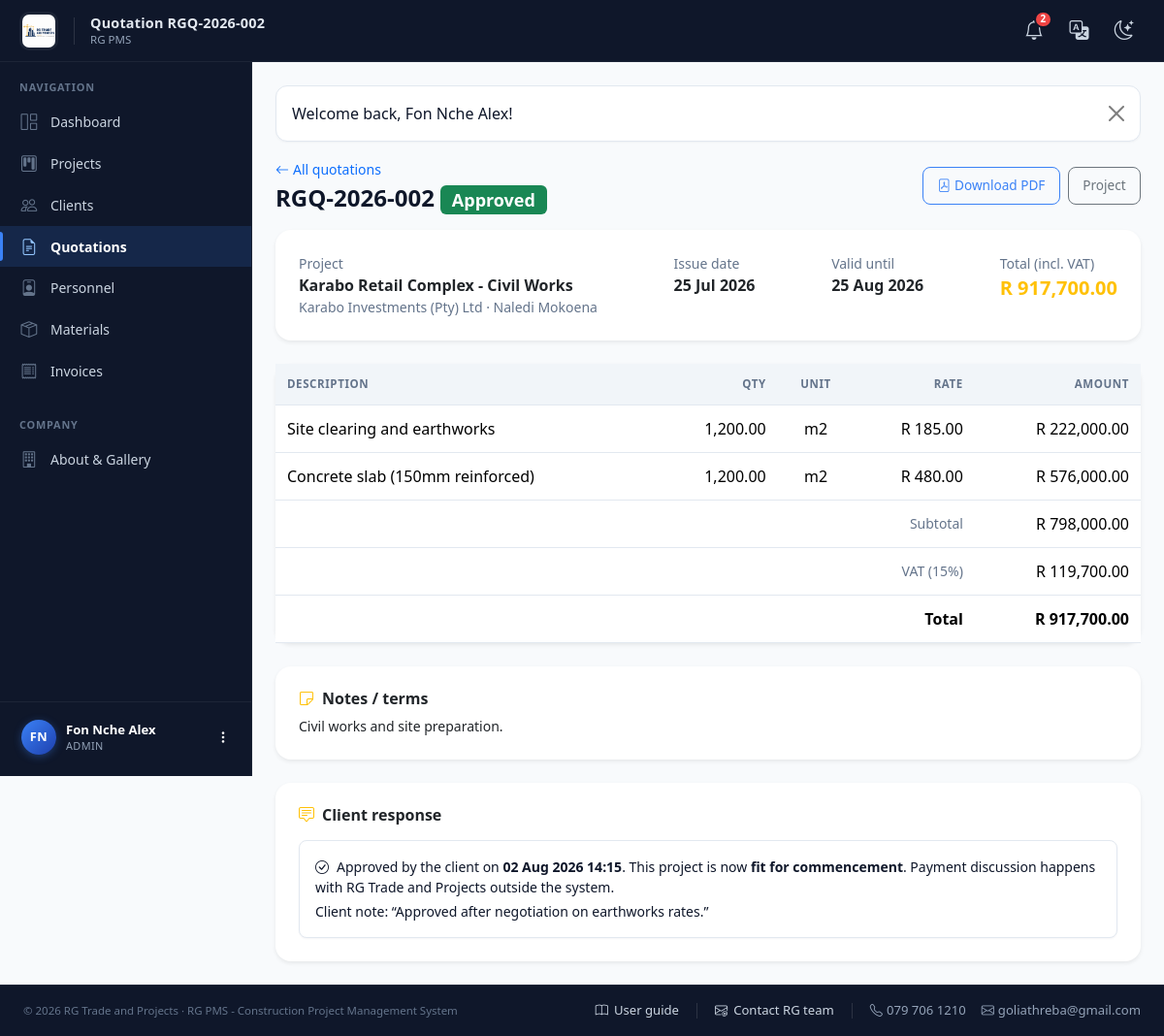
Page /admin/quotation_view.php?id=2 (signed in) on the committed database.
### tables this page shows
CREATE TABLE users (
  id            INT UNSIGNED NOT NULL AUTO_INCREMENT,
  role_id       TINYINT UNSIGNED NOT NULL,
  full_name     VARCHAR(120) NOT NULL,
  email         VARCHAR(160) NOT NULL UNIQUE,
  phone         VARCHAR(30)  NULL,
  password_hash VARCHAR(255) NOT NULL,
  is_active     TINYINT(1)   NOT NULL DEFAULT 1,
  created_at    DATETIME     NOT NULL DEFAULT CURRENT_TIMESTAMP,
  PRIMARY KEY (id),
  CONSTRAINT fk_users_role FOREIGN KEY (role_id) REFERENCES roles(id)
);

CREATE TABLE roles (
  id          TINYINT UNSIGNED NOT NULL AUTO_INCREMENT,
  name        VARCHAR(50)  NOT NULL UNIQUE,       
  description VARCHAR(255) NULL,
  PRIMARY KEY (id)
);

CREATE TABLE quotations (
  id                 INT UNSIGNED NOT NULL AUTO_INCREMENT,
  project_id         INT UNSIGNED NOT NULL,
  quotation_number   VARCHAR(40)  NOT NULL UNIQUE,
  issue_date         DATE         NOT NULL,
  valid_until        DATE         NULL,
  notes              TEXT         NULL,
  vat_rate           DECIMAL(5,2) NOT NULL DEFAULT 15.00,
  status             ENUM('draft','sent','approved','re_evaluation') NOT NULL DEFAULT 'draft',
  client_response_at DATETIME     NULL,
  client_response_note TEXT       NULL,
  created_by         INT UNSIGNED NULL,
  created_at         DATETIME     NOT NULL DEFAULT CURRENT_TIMESTAMP,
  PRIMARY KEY (id),
  CONSTRAINT fk_quotations_project FOREIGN KEY (project_id) REFERENCES projects(id),
  CONSTRAINT fk_quotations_createdby FOREIGN KEY (created_by) REFERENCES users(id) ON DELETE SET NULL
);

CREATE TABLE projects (
  id                    INT UNSIGNED NOT NULL AUTO_INCREMENT,
  client_id             INT UNSIGNED NOT NULL,
  project_manager_id    INT UNSIGNED NULL,         
  name                  VARCHAR(160) NOT NULL,
  build_type            VARCHAR(120) NULL,         
  square_meters         DECIMAL(10,2) NULL,
  location              VARCHAR(255) NULL,
  start_date            DATE NULL,
  target_deadline       DATE NULL,
  actual_completion_date DATE NULL,
  status                ENUM('not_yet_commenced','in_progress','delayed','completed') NOT NULL DEFAULT 'not_yet_commenced',
  progress_percent      DECIMAL(5,2) NOT NULL DEFAULT 0,
  budget                DECIMAL(14,2) NOT NULL DEFAULT 0,
  description           TEXT NULL,
  created_at            DATETIME NOT NULL DEFAULT CURRENT_TIMESTAMP,
  PRIMARY KEY (id),
  CONSTRAINT fk_projects_client FOREIGN KEY (client_id) REFERENCES clients(id),
  CONSTRAINT fk_projects_pm FOREIGN KEY (project_manager_id) REFERENCES users(id) ON DELETE SET NULL
);

CREATE TABLE clients (
  id             INT UNSIGNED NOT NULL AUTO_INCREMENT,
  user_id        INT UNSIGNED NULL,                
  company_name   VARCHAR(160) NOT NULL,
  contact_person VARCHAR(120) NOT NULL,
  phone          VARCHAR(30)  NULL,
  email          VARCHAR(160) NULL,
  address        VARCHAR(255) NULL,
  created_at     DATETIME     NOT NULL DEFAULT CURRENT_TIMESTAMP,
  PRIMARY KEY (id),
  CONSTRAINT fk_clients_user FOREIGN KEY (user_id) REFERENCES users(id) ON DELETE SET NULL
);

CREATE TABLE quotation_items (
  id           INT UNSIGNED NOT NULL AUTO_INCREMENT,
  quotation_id INT UNSIGNED NOT NULL,
  description  VARCHAR(255) NOT NULL,
  quantity     DECIMAL(12,2) NOT NULL DEFAULT 1,
  unit         VARCHAR(30)  NULL,
  rate         DECIMAL(14,2) NOT NULL DEFAULT 0,
  amount       DECIMAL(14,2) NOT NULL DEFAULT 0,
  PRIMARY KEY (id),
  CONSTRAINT fk_qitems_quotation FOREIGN KEY (quotation_id) REFERENCES quotations(id) ON DELETE CASCADE
);

### admin/quotation_view.php (the view, shortened to what the rows shown need)
<?php
require_once __DIR__ . '/../includes/layout.php';
require_role('admin');
$id = (int)($_GET['id'] ?? 0);
$pdo = db();
$stmt = $pdo->prepare(
    'SELECT q.*, p.name AS project_name, p.id AS project_id, c.company_name, c.contact_person, c.address
     FROM quotations q
     JOIN projects p ON p.id = q.project_id
     JOIN clients c ON c.id = p.client_id
     WHERE q.id = ?'
);
$stmt->execute([$id]);
$quote = $stmt->fetch();
$totals = quotation_totals($id);
page_header('Quotation ' . $quote['quotation_number'], 'quotations');
?>
<div class="d-flex flex-wrap justify-content-between align-items-center mb-3 gap-2">
  <div>
    <a class="small text-decoration-none" href="<?= BASE_URL ?>/admin/quotations.php"><i class="bi bi-arrow-left me-1"></i>All quotations</a>
    <h4 class="fw-semibold mb-0 mt-1"><?= e($quote['quotation_number']) ?> <?= quotation_status_badge($quote['status']) ?></h4>
  </div>
</div>
<div class="card border-0 shadow-sm rounded-4 mb-4">
  <div class="card-body p-4 d-flex flex-wrap justify-content-between gap-3">
    <div>
      <div class="small text-muted">Project</div>
      <div class="fw-semibold"><?= e($quote['project_name']) ?></div>
      <div class="small text-muted"><?= e($quote['company_name']) ?> · <?= e($quote['contact_person']) ?></div>
    </div>
    <div>
      <div class="small text-muted">Issue date</div><div class="fw-semibold"><?= nice_date($quote['issue_date']) ?></div>
    </div>
    <div>
      <div class="small text-muted">Valid until</div><div class="fw-semibold"><?= nice_date($quote['valid_until']) ?></div>
    </div>
    <div>
      <div class="small text-muted">Total (incl. VAT)</div><div class="fw-bold fs-5 text-warning"><?= money($totals['total']) ?></div>
    </div>
  </div>
</div>
<div class="card border-0 shadow-sm rounded-4 mb-4">
  <div class="table-responsive">
    <table class="table align-middle mb-0">
      <thead><tr><th>Description</th><th class="text-end">Qty</th><th class="text-center">Unit</th><th class="text-end">Rate</th><th class="text-end">Amount</th></tr></thead>
      <tbody>
        <?php foreach ($totals['items'] as $item): ?>
        <tr>
          <td><?= e($item['description']) ?></td>
          <td class="text-end"><?= number_format((float)$item['quantity'], 2) ?></td>
          <td class="text-center"><?= e($item['unit']) ?></td>
          <td class="text-end"><?= money($item['rate']) ?></td>
          <td class="text-end"><?= money($item['amount']) ?></td>
        </tr>
        <?php endforeach; ?>
      </tbody>
      <tfoot>
        <tr><td colspan="4" class="text-end small text-muted">Subtotal</td><td class="text-end"><?= money($totals['subtotal']) ?></td></tr>
        <tr><td colspan="4" class="text-end small text-muted">VAT (<?= rtrim(rtrim(number_format($totals['vat_rate'], 2), '0'), '.') ?>%)</td><td class="text-end"><?= money($totals['vat']) ?></td></tr>
        <tr><td colspan="4" class="text-end fw-semibold">Total</td><td class="text-end fw-bold"><?= money($totals['total']) ?></td></tr>
      </tfoot>
    </table>
  </div>
</div>
<?php if ($quote['notes']): ?>
<div class="card border-0 shadow-sm rounded-4 mb-4">
  <div class="card-body p-4"><h6 class="fw-semibold mb-2"><i class="bi bi-sticky me-2 text-warning"></i>Notes / terms</h6><p class="small mb-0"><?= nl2br(e($quote['notes'])) ?></p></div>
</div>
<?php endif; ?>
<div class="card border-0 shadow-sm rounded-4">
  <div class="card-body p-4">
    <?php if ($quote['status'] === 'sent'): ?>
      <p class="text-muted small mb-0"><i class="bi bi-hourglass-split me-1"></i>Sent to the client - awaiting their response (approve or request re-evaluation).</p>
    <?php elseif ($quote['status'] === 'approved'): ?>
      <div class="alert alert-success rounded-3 small mb-0">
        <i class="bi bi-check-circle me-2"></i>Approved by the client on <strong><?= nice_datetime($quote['client_response_at']) ?></strong>.
        This project is now <strong>fit for commencement</strong>. Payment discussion happens with RG Trade and Projects outside the system.
        <?php if ($quote['client_response_note']): ?><div class="mt-1">Client note: “<?= e($quote['client_response_note']) ?>”</div><?php endif; ?>
      </div>
    <?php else: ?>
      <p class="text-muted small mb-0">This quotation is still a draft. Send it to the client when it is final.</p>
    <?php endif; ?>
  </div>
</div>
<?php page_footer(); ?>

### includes/layout.php (shortened to what the rows shown need)
<?php
require_once __DIR__ . '/functions.php';
require_once __DIR__ . '/auth.php';
function page_header(string $title, string $active = ''): void {
    $user    = current_user();
    $role    = $user['role_name'] ?? null;
    $unread  = $user ? unread_notification_count((int)$user['id']) : 0;
    $flash   = flash_get();
    $base    = BASE_URL;
    $initials = '';
    if ($user) {
        foreach (preg_split('/\s+/', trim($user['full_name'])) as $part) {
            if ($part !== '') $initials .= strtoupper($part[0]);
        }
        $initials = substr($initials, 0, 2);
    }
    ?>
<!DOCTYPE html>
<html lang="en">
<head>
<link rel="stylesheet" href="<?= $base ?>/assets/vendor/bootstrap.min.css">
<link rel="stylesheet" href="<?= $base ?>/assets/vendor/bootstrap-icons.css">
<link rel="stylesheet" href="<?= $base ?>/assets/css/style.css?v=<?= @filemtime(__DIR__ . '/../assets/css/style.css') ?>">
</head>
<body>
<?php if ($user): ?>
<nav class="app-navbar">
  <div class="navbar-inner">
    <div class="d-flex align-items-center gap-3">
      <a class="navbar-brand" href="<?= $base ?>/index.php">
        <img src="<?= $base ?>/assets/img/logo-full.png" alt="<?= APP_NAME ?>" class="header-logo"
             onerror="this.style.display='none';this.nextElementSibling.style.display='inline-flex';">
      </a>
      <div class="d-none d-md-block lh-1">
        <div class="navbar-page-title"><?= e($title) ?></div>
        <div class="navbar-page-sub mt-1"><?= APP_SYSTEM_NAME ?></div>
      </div>
    </div>
    <div class="d-flex align-items-center gap-1">
      <div class="dropdown">
        <a class="nav-icon-link" href="#" data-bs-toggle="dropdown" aria-expanded="false" title="Notifications">
          <i class="bi bi-bell fs-5"></i>
          <?php if ($unread > 0): ?>
            <span class="badge-dot"><?= $unread > 9 ? '9+' : $unread ?></span>
          <?php endif; ?>
        </a>
      </div>
      <div class="dropdown">
        <a class="nav-icon-link" href="#" data-bs-toggle="dropdown" aria-expanded="false" title="Translate">
          <i class="bi bi-translate fs-5"></i>
        </a>
      </div>
      <button class="nav-icon-link" type="button" id="themeToggle" title="Switch theme" aria-label="Switch theme">
        <i class="bi bi-moon-stars fs-5 icon-light"></i>
      </button>
    </div>
  </div>
</nav>
<div class="app-layout">
  <aside class="app-sidebar" id="appSidebar">
    <div class="sidebar-scroll">
      <div class="sidebar-section-title">Navigation</div>
      <ul class="nav flex-column sidebar-nav">
        <?php if ($role === 'admin'): ?>
          <li class="nav-item"><a class="nav-link <?= $active === 'dashboard' ? 'active' : '' ?>" href="<?= $base ?>/admin/dashboard.php"><i class="bi bi-grid-1x2"></i><span>Dashboard</span></a></li>
          <li class="nav-item"><a class="nav-link <?= $active === 'projects' ? 'active' : '' ?>" href="<?= $base ?>/admin/projects.php"><i class="bi bi-kanban"></i><span>Projects</span></a></li>
          <li class="nav-item"><a class="nav-link <?= $active === 'clients' ? 'active' : '' ?>" href="<?= $base ?>/admin/clients.php"><i class="bi bi-people"></i><span>Clients</span></a></li>
          <li class="nav-item"><a class="nav-link <?= $active === 'quotations' ? 'active' : '' ?>" href="<?= $base ?>/admin/quotations.php"><i class="bi bi-file-earmark-text"></i><span>Quotations</span></a></li>
          <li class="nav-item"><a class="nav-link <?= $active === 'personnel' ? 'active' : '' ?>" href="<?= $base ?>/admin/personnel.php"><i class="bi bi-person-badge"></i><span>Personnel</span></a></li>
          <li class="nav-item"><a class="nav-link <?= $active === 'materials' ? 'active' : '' ?>" href="<?= $base ?>/admin/materials.php"><i class="bi bi-box-seam"></i><span>Materials</span></a></li>
          <li class="nav-item"><a class="nav-link <?= $active === 'invoices' ? 'active' : '' ?>" href="<?= $base ?>/admin/invoices.php"><i class="bi bi-receipt"></i><span>Invoices</span></a></li>
        <?php elseif ($role === 'personnel'): ?>
          <li class="nav-item"><a class="nav-link <?= $active === 'dashboard' ? 'active' : '' ?>" href="<?= $base ?>/personnel/dashboard.php"><i class="bi bi-grid-1x2"></i><span>My Projects</span></a></li>
        <?php elseif ($role === 'client'): ?>
          <li class="nav-item"><a class="nav-link <?= $active === 'dashboard' ? 'active' : '' ?>" href="<?= $base ?>/client/dashboard.php"><i class="bi bi-grid-1x2"></i><span>My Projects</span></a></li>
        <?php endif; ?>
      </ul>
      <?php if ($role === 'admin'): ?>
        <div class="sidebar-section-title mt-3">Company</div>
        <ul class="nav flex-column sidebar-nav">
          <li class="nav-item">
            <a class="nav-link <?= $active === 'home' ? 'active' : '' ?>" href="<?= $base ?>/about.php">
              <i class="bi bi-building"></i><span>About &amp; Gallery</span>
            </a>
          </li>
        </ul>
      <?php endif; ?>
    </div>
    <div class="sidebar-user-wrap">
      <div class="dropdown dropend">
        <a class="sidebar-user" href="#" data-bs-toggle="dropdown" aria-expanded="false">
          <div class="avatar"><?= e($initials ?: 'U') ?></div>
          <div class="user-info">
            <div class="user-name"><?= e($user['full_name']) ?></div>
            <div class="user-role"><?= e($user['role_name']) ?></div>
          </div>
          <i class="bi bi-three-dots-vertical ms-auto small"></i>
        </a>
      </div>
    </div>
  </aside>
  <main class="app-main">
    <div class="container-fluid px-3 px-lg-4 py-4">
      <?php if ($flash): ?>
        <div class="alert alert-<?= e($flash['type']) ?> alert-dismissible fade show" role="alert">
          <?= e($flash['message']) ?>
          <button type="button" class="btn-close" data-bs-dismiss="alert" aria-label="Close"></button>
        </div>
      <?php endif; ?>
<?php endif; ?>
<?php
}
function page_footer(): void {
    $user = current_user();
    ?>
    <?php if ($user): ?>
        </div>
      </main>
    </div>
    <?php else: ?>
        </div>
    </main>
    <?php endif; ?>
</body>
</html>
<?php
}

### rows in the picture
users: full_name "Fon Nche Alex", role.name "ADMIN"
quotations: quotation_number "RGQ-2026-002", project.name "Karabo Retail Complex - Civil Works", clients.company_name "Karabo Investments (Pty) Ltd", clients.contact_person "Naledi Mokoena", issue_date "25 Jul 2026", valid_until "25 Aug 2026", vat_rate "R 917,700.00", vat_rate "R 798,000.00", vat_rate "15", vat_rate "R 119,700.00", notes "Civil works and site preparation.", client_response_at "02 Aug 2026 14:15", client_response_note "Approved after negotiation on earthworks rates."
quotation_items: description "Site clearing and earthworks", quantity "1,200.00", unit "m2", rate "R 185.00", amount "R 222,000.00"
quotation_items: description "Concrete slab (150mm reinforced)", quantity "1,200.00", unit "m2", rate "R 480.00", amount "R 576,000.00"

### other values in the picture
$title "Quotation RGQ-2026-002"
APP_SYSTEM_NAME "RG PMS"
$unread "2"
$initials ?: 'U' "FN"
$flash['message'] "Welcome back, Fon Nche Alex!"
$text "Approved"
APP_NAME "RG Trade and Projects"
COMPANY_PHONE "079 706 1210"
COMPANY_EMAIL "goliathreba@gmail.com"
